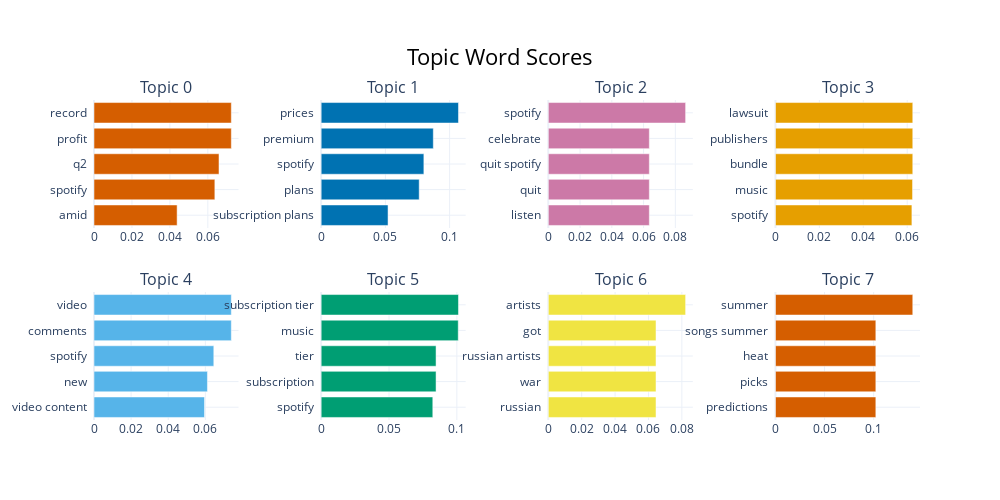

Notebook cell for this chart:
### Code cell
#Visualise the topics and their keywords
topic_model.visualize_barchart(n_words=5)

### Figure 1 — Plotly figure (JSON) as saved in the notebook; plotly's stock layout.template omitted (floating-point values rounded to 4 significant figures)
{"data": [{"marker": {"color": "#D55E00"}, "orientation": "h", "type": "bar", "x": [0.04381, 0.06369, 0.06587, 0.07238, 0.07238], "xaxis": "x", "y": ["amid  ", "spotify  ", "q2  ", "profit  ", "record  "], "yaxis": "y"}, {"marker": {"color": "#0072B2"}, "orientation": "h", "type": "bar", "x": [0.05207, 0.07632, 0.07996, 0.0873, 0.1069], "xaxis": "x2", "y": ["subscription plans  ", "plans  ", "spotify  ", "premium  ", "prices  "], "yaxis": "y2"}, {"marker": {"color": "#CC79A7"}, "orientation": "h", "type": "bar", "x": [0.06362, 0.06362, 0.06362, 0.06362, 0.08648], "xaxis": "x3", "y": ["listen  ", "quit  ", "quit spotify  ", "celebrate  ", "spotify  "], "yaxis": "y3"}, {"marker": {"color": "#E69F00"}, "orientation": "h", "type": "bar", "x": [0.06214, 0.06243, 0.06254, 0.06254, 0.06254], "xaxis": "x4", "y": ["spotify  ", "music  ", "bundle  ", "publishers  ", "lawsuit  "], "yaxis": "y4"}, {"marker": {"color": "#56B4E9"}, "orientation": "h", "type": "bar", "x": [0.05955, 0.06112, 0.06455, 0.07399, 0.07399], "xaxis": "x5", "y": ["video content  ", "new  ", "spotify  ", "comments  ", "video  "], "yaxis": "y5"}, {"marker": {"color": "#009E73"}, "orientation": "h", "type": "bar", "x": [0.08226, 0.08466, 0.08466, 0.101, 0.1012], "xaxis": "x6", "y": ["spotify  ", "subscription  ", "tier  ", "music  ", "subscription tier  "], "yaxis": "y6"}, {"marker": {"color": "#F0E442"}, "orientation": "h", "type": "bar", "x": [0.06452, 0.06452, 0.06452, 0.06452, 0.08225], "xaxis": "x7", "y": ["russian  ", "war  ", "russian artists  ", "got  ", "artists  "], "yaxis": "y7"}, {"marker": {"color": "#D55E00"}, "orientation": "h", "type": "bar", "x": [0.1022, 0.1022, 0.1022, 0.1022, 0.1398], "xaxis": "x8", "y": ["predictions  ", "picks  ", "heat  ", "songs summer  ", "summer  "], "yaxis": "y8"}], "layout": {"annotations": [{"font": {"size": 16}, "showarrow": false, "text": "Topic 0", "x": 0.0875, "xanchor": "center", "xref": "paper", "y": 1, "yanchor": "bottom", "yref": "paper"}, {"font": {"size": 16}, "showarrow": false, "text": "Topic 1", "x": 0.3625, "xanchor": "center", "xref": "paper", "y": 1, "yanchor": "bottom", "yref": "paper"}, {"font": {"size": 16}, "showarrow": false, "text": "Topic 2", "x": 0.6375, "xanchor": "center", "xref": "paper", "y": 1, "yanchor": "bottom", "yref": "paper"}, {"font": {"size": 16}, "showarrow": false, "text": "Topic 3", "x": 0.9125, "xanchor": "center", "xref": "paper", "y": 1, "yanchor": "bottom", "yref": "paper"}, {"font": {"size": 16}, "showarrow": false, "text": "Topic 4", "x": 0.0875, "xanchor": "center", "xref": "paper", "y": 0.4, "yanchor": "bottom", "yref": "paper"}, {"font": {"size": 16}, "showarrow": false, "text": "Topic 5", "x": 0.3625, "xanchor": "center", "xref": "paper", "y": 0.4, "yanchor": "bottom", "yref": "paper"}, {"font": {"size": 16}, "showarrow": false, "text": "Topic 6", "x": 0.6375, "xanchor": "center", "xref": "paper", "y": 0.4, "yanchor": "bottom", "yref": "paper"}, {"font": {"size": 16}, "showarrow": false, "text": "Topic 7", "x": 0.9125, "xanchor": "center", "xref": "paper", "y": 0.4, "yanchor": "bottom", "yref": "paper"}], "height": 500, "hoverlabel": {"bgcolor": "white", "font": {"family": "Rockwell", "size": 16}}, "showlegend": false, "title": {"font": {"color": "Black", "size": 22}, "text": "Topic Word Scores", "x": 0.5, "xanchor": "center", "yanchor": "top"}, "width": 1000, "xaxis": {"anchor": "y", "domain": [0, 0.175], "showgrid": true}, "xaxis2": {"anchor": "y2", "domain": [0.275, 0.45], "showgrid": true}, "xaxis3": {"anchor": "y3", "domain": [0.55, 0.725], "showgrid": true}, "xaxis4": {"anchor": "y4", "domain": [0.825, 1], "showgrid": true}, "xaxis5": {"anchor": "y5", "domain": [0, 0.175], "showgrid": true}, "xaxis6": {"anchor": "y6", "domain": [0.275, 0.45], "showgrid": true}, "xaxis7": {"anchor": "y7", "domain": [0.55, 0.725], "showgrid": true}, "xaxis8": {"anchor": "y8", "domain": [0.825, 1], "showgrid": true}, "yaxis": {"anchor": "x", "domain": [0.6, 1], "showgrid": true}, "yaxis2": {"anchor": "x2", "domain": [0.6, 1], "showgrid": true}, "yaxis3": {"anchor": "x3", "domain": [0.6, 1], "showgrid": true}, "yaxis4": {"anchor": "x4", "domain": [0.6, 1], "showgrid": true}, "yaxis5": {"anchor": "x5", "domain": [0, 0.4], "showgrid": true}, "yaxis6": {"anchor": "x6", "domain": [0, 0.4], "showgrid": true}, "yaxis7": {"anchor": "x7", "domain": [0, 0.4], "showgrid": true}, "yaxis8": {"anchor": "x8", "domain": [0, 0.4], "showgrid": true}}}
